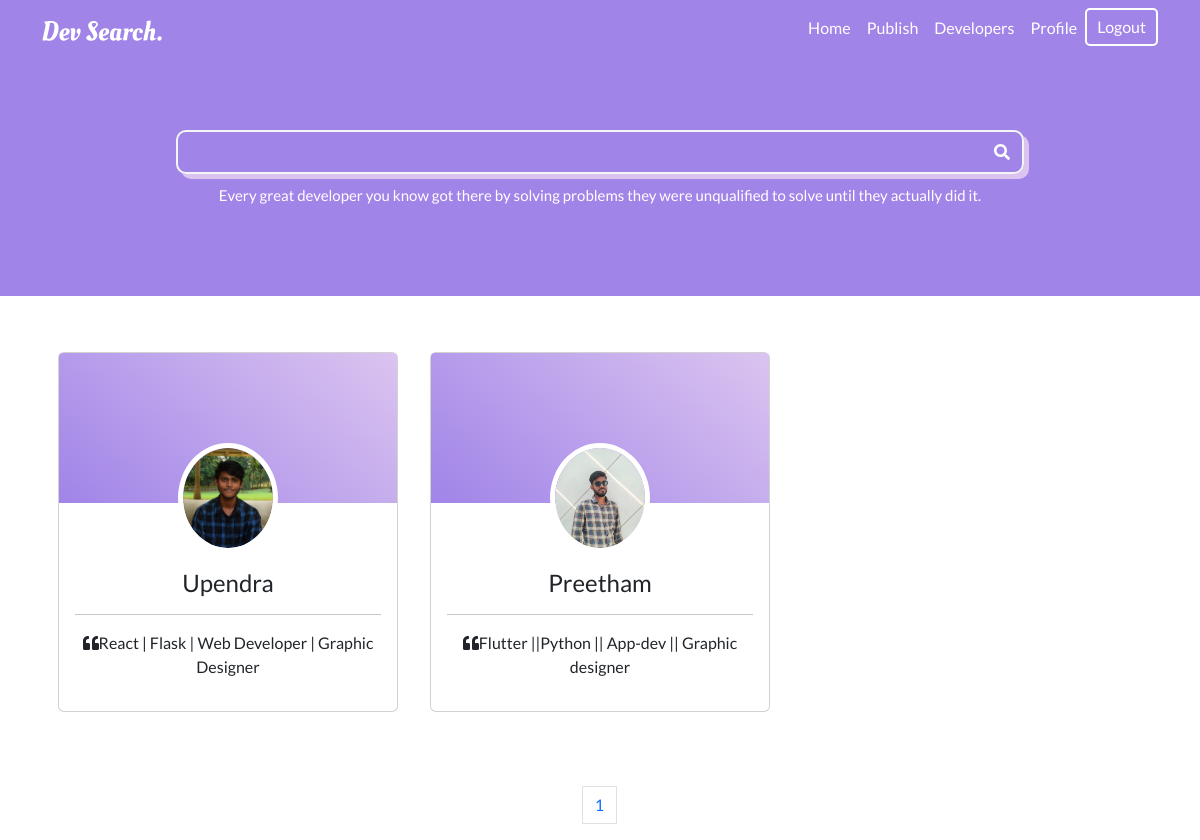
/user/ (signed in), run on an earlier commit of the app's database.
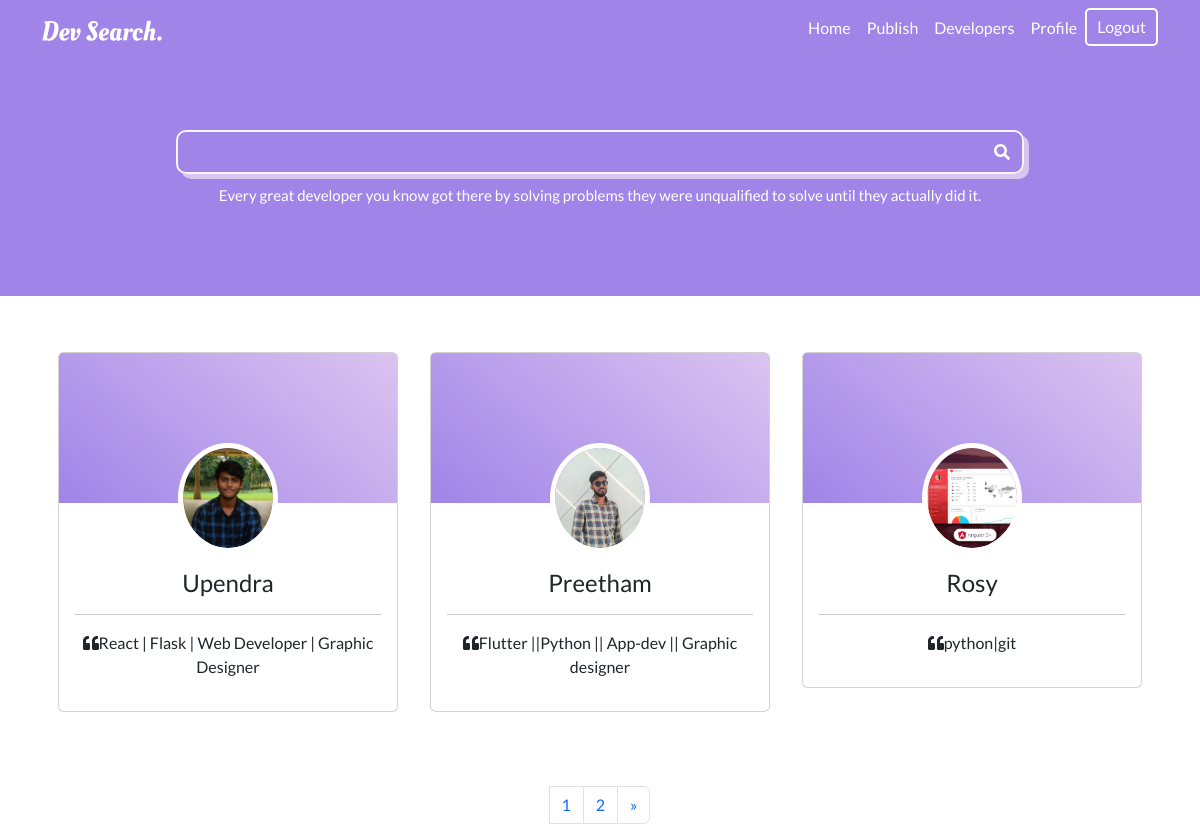
And on a later commit of the database.
### user/models.py (models this page shows, shortened)
class Profile(models.Model):
    user=models.OneToOneField(User,on_delete=models.CASCADE,null=True,blank=True)
    name=models.CharField(max_length=200,null=True,blank=True)
    email=models.EmailField(max_length=200,null=True,blank=True)
    short_desc=models.CharField(max_length=200,null=True,blank=True)
    bio=models.TextField(max_length=300,null=True,blank=True)
    profile_img=models.ImageField(null=True,blank=True,upload_to='profiles/',default='spline.jpg')
    linkedin_link=models.CharField(max_length=200,null=True,blank=True)
    github_link=models.CharField(max_length=200,null=True,blank=True)
    instagram_link=models.CharField(max_length=200,null=True,blank=True)
    twitter_link=models.CharField(max_length=200,null=True,blank=True)
    p_id=models.UUIDField(default=uuid.uuid4,null=True,blank=True)

### user/views.py (the view)
# urls.py: path('user/',include('user.urls')),
@login_required(login_url='login')
def user(request):
    search_query=''
    if request.GET.get('search_query'):
        search_query=request.GET.get('search_query')
    all_profiles=Profile.objects.distinct().filter(
        Q(name__icontains=search_query) | Q(short_desc__icontains=search_query)
    )
    page=request.GET.get('page')
    results=3
    paginator=Paginator(all_profiles,results)
    try:
        all_profiles=paginator.page(page)
    except PageNotAnInteger:
        page=1
        all_profiles=paginator.page(page)
    except EmptyPage:
        page=paginator.num_pages
        all_profiles=paginator.page(page)
    context={
        'all_profiles':all_profiles,
        'paginator':paginator
    }
    return render(request,'user/user-profiles.html',context)

### user/templates/user/user-profiles.html (shortened to what this page needs)
{% extends 'base.html' %}
{% block content %}
{% load static %}
    <link rel="stylesheet" href="{% static 'css/card.css' %}">
    <div style="background-color: #A084E8; height: 30vh; display: flex; justify-content: center; align-items: center; flex-direction: column;">
        <form method="GET" action="{% url 'user' %}">
            <div class="container" style="border: 2px solid whitesmoke; border-radius: 10px; box-shadow: 5px 5px #DBC4F0;">
                <input type="text" id="box" placeholder="" class="search__box" style="background: none; outline: none; border: none; color: whitesmoke; width: 800px; height: 40px;" name="search_query">
                <i class="fas fa-search search__icon" style="cursor: pointer; color: white;" id="icon" onclick="toggleShow()"></i>
            </div>
        </form>
        <p style="color: white; margin-top: 10px; font-size: 15px;">Every great developer you know got there by solving problems they were unqualified to solve until they actually did it.</p>
    </div>
    <div class="container" style="display: grid; grid-template-columns: 1fr 1fr 1fr; " >
        {% for profile in all_profiles %}
            <section class="mx-3 my-5" style="max-width: 23rem; ">
                <a href="{% url 'profile' profile.p_id %}" style="text-decoration: none;">
                    <div class="card testimonial-card mt-2 mb-3">
                        <div class="card-up aqua-gradient"></div>
                        <div class="avatar mx-auto white">
                        <img src="{{profile.profile_img.url}}" class="rounded-circle img-fluid"
                            alt="woman avatar" style="object-fit: cover; width: 100px; height: 100px;">
                        </div>
                        <div class="card-body text-center">
                        <h4 class="card-title font-weight-bold">{{profile.name}}</h4>
                        <hr>
                        <p><i class="fas fa-quote-left"></i>{{profile.short_desc}}</p>
                        </div>
                    </div>
                </a>
            </section>
        {% endfor %}
    </div>
    <div style="display: flex; justify-content: center; align-items: center; margin-top: 10px;">
        <div aria-label="Page navigation example">
            <ul class="pagination">
              {% for page in paginator.page_range %}
                <li class="page-item"><a class="page-link" href="?page={{page}}">{{page}}</a></li>
              {% endfor %}
              <li class="page-item">
                {% if all_profiles.has_next %}
                    <a class="page-link" href="?page={{all_profiles.next_page_number}}">
                    <span aria-hidden="true">&raquo;</span>
                    </a>
                {% endif %}
              </li>
            </ul>
        </div>
    </div>
{% endblock %}

### templates/base.html (shortened to what this page needs)
{% load static %}
<!doctype html>
<html lang="en">
  <head>
    <link rel="stylesheet" href="{% static 'css/index.css' %}">
    <link href="http://cdnjs.cloudflare.com/ajax/libs/font-awesome/4.3.0/css/font-awesome.css" rel="stylesheet"  type='text/css'>
    <link rel="stylesheet" href="https://use.fontawesome.com/releases/v5.8.1/css/all.css">
    <link href="https://cdn.jsdelivr.net/npm/bootstrap@5.3.1/dist/css/bootstrap.min.css" rel="stylesheet">
  </head>
  <body>
    <nav class="navbar navbar-expand-lg" style="background-color: #A084E8;">
        <div class="container">
          <a class="navbar-brand" href="{% url 'home' %}" style="color: white;"><img width="120px" src="{% static "images/Dev Search..svg" %}" alt=""></a>
          <div class="collapse navbar-collapse" id="navbarSupportedContent">
            <ul class="navbar-nav ms-auto mb-2 mb-lg-0">
              {% if request.user.is_authenticated %}
                <li class="nav-item">
                  <a class="nav-link active" style="color: white;" aria-current="page" href="{% url 'home' %}">Home</a>
                </li>
                <li class="nav-item">
                  <a class="nav-link" style="color: white;" href="{% url 'publish-project' %}">Publish</a>
                </li>
                <li class="nav-item">
                  <a class="nav-link" style="color: white;" href="{% url 'user' %}">Developers</a>
                </li>
                <li class="nav-item">
                  <a class="nav-link" style="color: white;" href="{% url 'user-profile' %}">Profile</a>
                </li>
                <li class="nav-item">
                  <a class="nav-link" style="border: 2px solid white; padding: 5px 10px; border-radius: 5px; color: white;" href="{% url 'logout' %}">Logout</a>
                </li>
              {% else %}
                <li class="nav-item">
                  <a class="nav-link" style="border: 2px solid white; padding: 5px 10px; border-radius: 5px; color: white;" href="{% url 'login' %}">Login</a>
                </li>
              {% endif %}
            </ul>
          </div>
        </div>
      </nav>
    {% block content %}{% endblock %}
  </body>
</html>

### static/css/index.css (style rules this page uses)
* { font-family: 'Lato', sans-serif; }

### static/css/card.css (style rules this page uses)
.testimonial-card .card-up { height: 150px; overflow: hidden; border-top-left-radius: .25rem; border-top-right-radius: .25rem; }
.aqua-gradient { background: linear-gradient(40deg, #A084E8, #DBC4F0) !important; }
.testimonial-card .avatar { width: 100px; margin-top: -60px; overflow: hidden; border: 5px solid #fff; border-radius: 50%; }

What changed in the data, as far as the page shows it:
added Profile: profile_img (picture), name "Rosy", short_desc "python|git"
Also different on the page:
new list line: "2"
